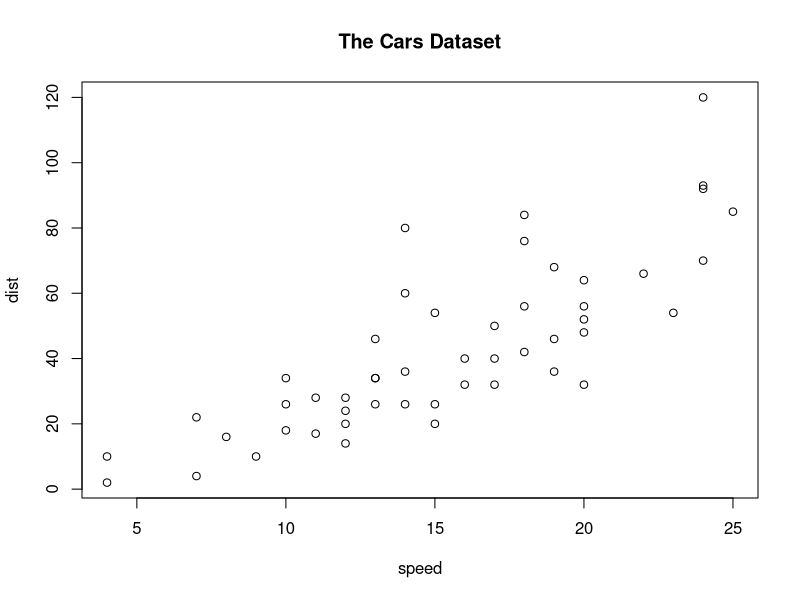

This figure's R source:
## ---- chunk 1
setwd("/tmp")
data(cars)
cars
## ---- chunk 2
plot(cars, main="The Cars Dataset")
## ---- chunk 3
summary(cars)
## ---- chunk 4
summ <- summary(cars)
max.speed.str <- summ[,1][6]
max.speed.str <- strsplit(max.speed.str, ":")
max.speed <- max.speed.str[[1]][2]

min.dist.str <- summ[,2][1]
min.dist.str <- strsplit(min.dist.str, ":  ")
min.dist <- min.dist.str[[1]][2]

str <- paste0("Maximum speed is ", max.speed, ", and minimum distance is ", 
              min.dist)
str
